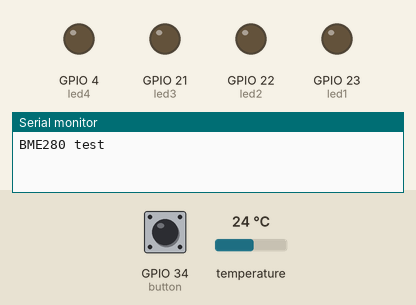
This sketch was run on a simulated ESP32. Shown: output pins drawn as LEDs (lit = HIGH), the last lines printed to the serial monitor. The inputs (shaded band) are chosen by the test bench; at power-on: GPIO 34 (button) HIGH, temperature 24 °C.

Above: at 1.2 s.
1.3 s: GPIO 34 (button) pulled LOW for 0.15 s
At 1.7 s:
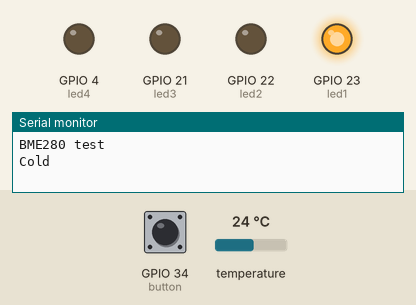
Timing chart, 0 to 4.3 s (numbered marks = the images above; inputs shaded):
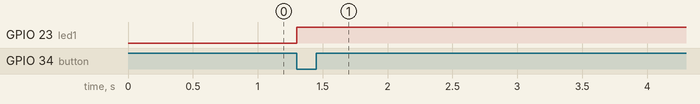

The sketch:

excercise_5.ino
```cpp
#include <Wire.h>
#include <Adafruit_Sensor.h>
#include <Adafruit_BME280.h>
#include <SPI.h>

#define SEALEVELPRESSURE_HPA (1013.25)

Adafruit_BME280 bme;

const byte button = 34;
volatile bool state = LOW;

const int led1=23;
const int led2=22;
const int led3=21;
const int led4=4;


void printValues()
{
  Serial.print("Temperature = ");
  int temp=bme.readTemperature();
  Serial.print(temp);
  Serial.println(" *C");

  Serial.print("Humidity = ");
  Serial.print(bme.readHumidity());
  Serial.println(" %");

  Serial.print("Pressure = ");
  Serial.print(bme.readPressure() / 100.0F);
  Serial.println(" hPa");

  Serial.println();
}

void tempSwitch()
{
  int tempState = map(bme.readTemperature(), 24, 32, 0, 2); // Temperature: 24 - 32 degrees = values: 0 - 2


    switch (tempState)
    {

      case 0:

        Serial.println("Cold");
        digitalWrite(led1, HIGH);
        digitalWrite(led4, LOW);

        break;

      case 1:

        Serial.println("Medium");
        digitalWrite(led1, LOW);
        digitalWrite(led4, LOW);
        printValues();

        break;

      case 2:

        Serial.println("Hot");
        digitalWrite(led1, HIGH);
        digitalWrite(led4, HIGH);

        break;

      default:
      {}

    }
}

void ISR_button_pressed(void)
{
    if (!state) //set flag to low if flag is true
    {
        state = true; //set flag
        detachInterrupt( digitalPinToInterrupt(button) );

    }
}


void setup()
{

  Serial.begin(115200);
   // Sensor
  Serial.println(F("BME280 test"));
  // LEDs
  pinMode(led1, OUTPUT);
  pinMode(led2, OUTPUT);
  pinMode(led3, OUTPUT);
  pinMode(led4, OUTPUT);
  // Button
  pinMode( button, INPUT_PULLUP );
  attachInterrupt(digitalPinToInterrupt(button), ISR_button_pressed, FALLING);

  bool status;
  // Check for good connection of sensor
  status = bme.begin(0x76);
  if (!status)
  {
    Serial.println("Could not find a valid BME280 sensor, check wiring!");
    while (1);
  }

}


void loop()
{
    if (state) //if an interrup has occured
    {
      tempSwitch();
      delay(1000);

        if (digitalRead(button)) //if button is released let ISR set flag.
        {

            attachInterrupt(digitalPinToInterrupt(button), ISR_button_pressed, FALLING );
            state = false; //reset interrupt flag

        }
    }
}
```

Measured:
- after the input at 1.3 s, GPIO 23 (led1): LOW → HIGH at once
